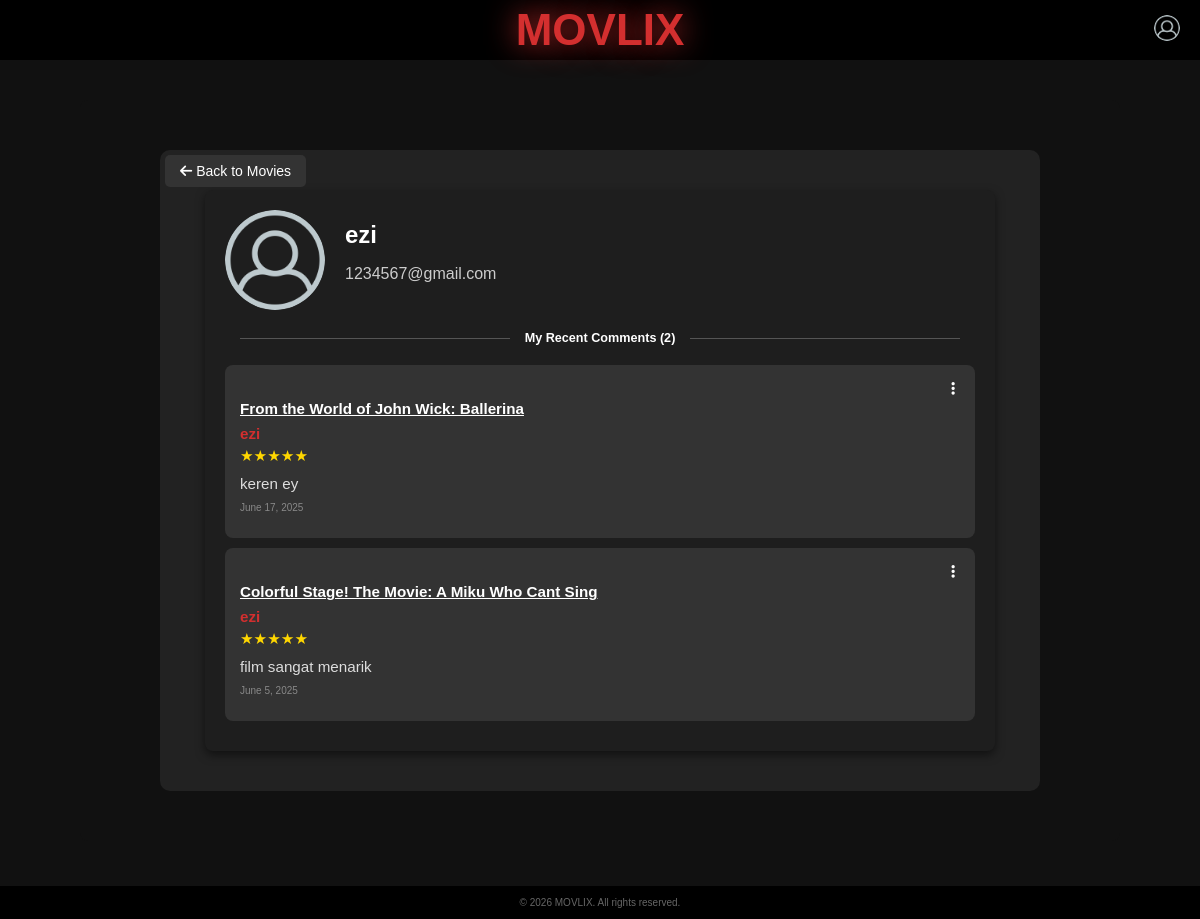
/view/profile.php (signed in), run on the app's committed database.
### tables this page shows
CREATE TABLE `reviews` (
  `ID_Review` int(10) NOT NULL,
  `ID_User` int(10) NOT NULL,
  `ID_Movie` int(10) NOT NULL,
  `Rating` int(11) NOT NULL,
  `Comment` text NOT NULL,
  `Created_at` timestamp NOT NULL DEFAULT current_timestamp() ON UPDATE current_timestamp()
);

CREATE TABLE `movies` (
  `ID_Movies` int(10) NOT NULL,
  `Title` varchar(255) NOT NULL,
  `Genre_id` int(11) NOT NULL,
  `Release_year` int(11) NOT NULL,
  `Poster_url` text NOT NULL,
  `Description` text NOT NULL,
  `Trailer_url` varchar(255) DEFAULT NULL
);

CREATE TABLE `users` (
  `ID_User` int(10) NOT NULL,
  `Username` varchar(50) NOT NULL,
  `Email` varchar(100) NOT NULL,
  `Password` varchar(100) NOT NULL,
  `Role` enum('Admin','User') NOT NULL,
  `Created_at` timestamp NOT NULL DEFAULT current_timestamp() ON UPDATE current_timestamp(),
  `profile_pictures` varchar(255) NOT NULL
);

### htdocs/view/profile.php (the view, shortened to what this page needs)
<?php
require_once '../config/db.php';
$userId = $_SESSION['user']['ID_User'];
$username = $_SESSION['user']['Username'];
$email = $_SESSION['user']['Email'];
$profileQuery = $pdo->prepare("SELECT image_path FROM profile_pictures WHERE user_id = ?");
$profileQuery->execute([$userId]);
$profile = $profileQuery->fetch();
$profileImage = $profile && $profile['image_path'] ? $profile['image_path'] : '../public/uploads/profiles/user.png';
$commentsQuery = $pdo->prepare("
    SELECT reviews.*, movies.Title, movies.ID_Movies, users.Username
    FROM reviews
    JOIN movies ON reviews.ID_Movie = movies.ID_Movies
    JOIN users ON reviews.ID_User = users.ID_User
    WHERE reviews.ID_User = ?
    ORDER BY reviews.Created_at DESC
    LIMIT 10
");
$commentsQuery->execute([$userId]);
$display_reviews = $commentsQuery->fetchAll();
$total_reviews = count($display_reviews);
?>
<!DOCTYPE html>
<html lang="en">
<head>
    <link rel="stylesheet" href="../public/css/style.css">
    <link rel="stylesheet" href="https://cdnjs.cloudflare.com/ajax/libs/font-awesome/6.0.0/css/all.min.css">
</head>
<body>
<header>
    <div class="logo">MOVLIX</div>
    <div class="top-right">
        <div class="profile-menu">
            <img src="<?= htmlspecialchars($profileImage) ?>" alt="Profile" class="profile-icon"
                 onclick="toggleProfileDropdown()" />
        </div>
    </div>
</header>
<main class="movie-detail-container">
    <div class="movie-detail">
        <a href="../index.php" class="back-button">
            <i class="fas fa-arrow-left"></i> Back to Movies
        </a>
        <div class="profile-container">
            <div class="profile-header">
                <img src="<?= htmlspecialchars($profileImage) ?>" alt="Profile Picture" class="profile-pic">
                <div class="profile-details">
                    <h2 class="username"><?= htmlspecialchars($username) ?></h2>
                    <p class="email"><?= htmlspecialchars($email) ?></p>
                </div>
            </div>
            <div class="recent-comments">
                <h5>My Recent Comments (<?= $total_reviews ?>)</h5>
                <?php if ($total_reviews > 0): ?>
                    <?php foreach ($display_reviews as $review): ?>
                        <div class="review-item">
                            <h4 style="margin-bottom: 8px; text-decoration: underline;">
                                <?= htmlspecialchars($review['Title']) ?>
                            </h4>
                            <span class="review-author"><?= htmlspecialchars($review['Username']) ?></span>
                            <span class="review-rating"><?= str_repeat('★', (int) $review['Rating']) ?></span>
                            <p class="review-comment"><?= nl2br(htmlspecialchars($review['Comment'])) ?></p>
                            <p class="review-date"><?= date('F j, Y', strtotime($review['Created_at'])) ?></p>
                            <div class="dropdown-container">
                                <button class="dropdown-btn" onclick="toggleDropdown(this)">
                                    <i class="fas fa-ellipsis-v"></i>
                                </button>
                            </div>
                        </div>
                    <?php endforeach; ?>
                <?php else: ?>
                    <p class="no-comments">You haven’t commented on any movies yet.</p>
                <?php endif; ?>
            </div>
        </div>
    </div>
</main>
<footer class="main-footer">
    <p>&copy; <?= date('Y') ?> MOVLIX. All rights reserved.</p>
</footer>
</body>
</html>

### htdocs/public/css/style.css (style rules this page uses)
html { font-size: 95%; }
html, body { margin: 0; padding: 0; width: 100%; }
body { margin: 0; font-family: Arial, sans-serif; background-color: #111; color: white; transform: scale(1); transform-origin: top center; overflow-x: auto; }
header { background-color: black; padding: 5px; text-align: center; position: relative; z-index: 1001; font-size: 44px; font-weight: bold; color: #d32f2f; margin-bottom: 20px; text-shadow: 0 0 30px #d32f2f; }
.logo { font-weight: bold; font-size: 44px; }
.top-right { position: absolute; right: 20px; top: 25px; font-size: 14px; }
.back-button { position: absolute; top: 5px; left: 5px; background-color: #d32f2f; color: white; padding: 8px 10px; border-radius: 5px; text-decoration: none; display: flex; align-items: center; gap: 8px; font-size: 14px; transition: all 0.3s ease; z-index: 10; }
.movie-detail { max-width: 800px; margin: 30px auto; padding: 40px; background: #222; border-radius: 10px; display: grid; grid-template-columns: 200px 1fr; gap: 30px; position: relative; }
.movie-detail-container { max-width: 1000px; margin: 40px auto; padding: 20px; background-color: #111; border-radius: 8px; color: #fff; }
.movie-detail { display: flex; flex-direction: column; gap: 30px; }
.review-author { font-weight: bold; display: block; margin-bottom: 5px; color: #e57373; }
.review-rating { color: #ffc107; margin-bottom: 8px; display: block; }
.review-comment { margin: 10px 0; color: #ddd; }
.back-button { display: inline-block; margin-bottom: 15px; padding: 8px 15px; background-color: #333; color: #fff; border-radius: 5px; text-decoration: none; }
.review-author { font-weight: bold; color: #d32f2f; }
.review-rating { color: #ffd700; margin-left: auto; }
.review-comment { white-space: inherit; text-align: left; }
.review-date { margin-top: 10px; font-size: 10px; color: #888; }
.dropdown-container { position: relative; display: inline-block; margin-left: 10px; }
.dropdown-btn { background: none; border: none; color: #999; cursor: pointer; font-size: 16px; padding: 5px 10px; border-radius: 5px; transition: background 0.3s ease; }
.dropdown-container { position: absolute; top: 10px; right: 10px; z-index: 100; }
.dropdown-btn { background: none; border: none; color: #fff; cursor: pointer; font-size: 16px; padding: 5px 10px; border-radius: 5px; transition: background 0.3s ease; }
.dropdown-container { position: absolute; top: 10px; right: 10px; }
.dropdown-btn { background: none; border: none; color: #fff; font-size: 15px; padding: 5px 10px; cursor: pointer; border-radius: 5px; transition: background 0.2s ease-in-out; }
.profile-menu { position: relative; display: inline-block; margin-left: auto; }
.profile-icon { width: 26px; height: 26px; border-radius: 50%; cursor: pointer; object-fit: cover; position: relative; top: -10px; }
.profile-container { width: 750px; margin: auto; padding: 20px; background-color: #1e1e1e; border-radius: 8px; box-shadow: 0 4px 10px rgba(0, 0, 0, 0.5); }
.profile-header { display: flex; align-items: center; margin-bottom: 20px; }
.profile-pic { width: 100px; height: 100px; border-radius: 50%; margin-right: 20px; }
.username { font-size: 24px; margin: 0; }
.email { font-size: 16px; color: #cccccc; }
.recent-comments { margin-top: 20px; }
.recent-comments h5 { display: flex; align-items: center; text-align: center; color: #fff; margin-bottom: 20px; }
.recent-comments h5::before, .recent-comments h5::after { content: ""; flex: 1; border-bottom: 1px solid #555; margin: 0 15px; }
.main-footer { position: fixed; text-align: center; bottom: -78px; left: 0; right: 0; max-width: auto; margin: 0 auto; padding: 1px; background: #000; color: #666; font-size: 10px; }

### htdocs/view/profile.php (style rules this page uses)
.review-item { background: #333; padding: 15px; border-radius: 8px; margin-bottom: 10px; position: relative; }
.dropdown-container { position: absolute; top: 10px; right: 10px; }

### data on the page
reviews: ID_Movie.Title "From the World of John Wick: Ballerina", ID_User.Username "ezi", Rating "★★★★★", Comment "keren ey", Created_at "June 17, 2025"
reviews: ID_Movie.Title "Colorful Stage! The Movie: A Miku Who Cant Sing", ID_User.Username "ezi", Rating "★★★★★", Comment "film sangat menarik", Created_at "June 5, 2025"

### other printed values
$username "ezi"
$email "1234567@gmail.com"
$total_reviews "2"
